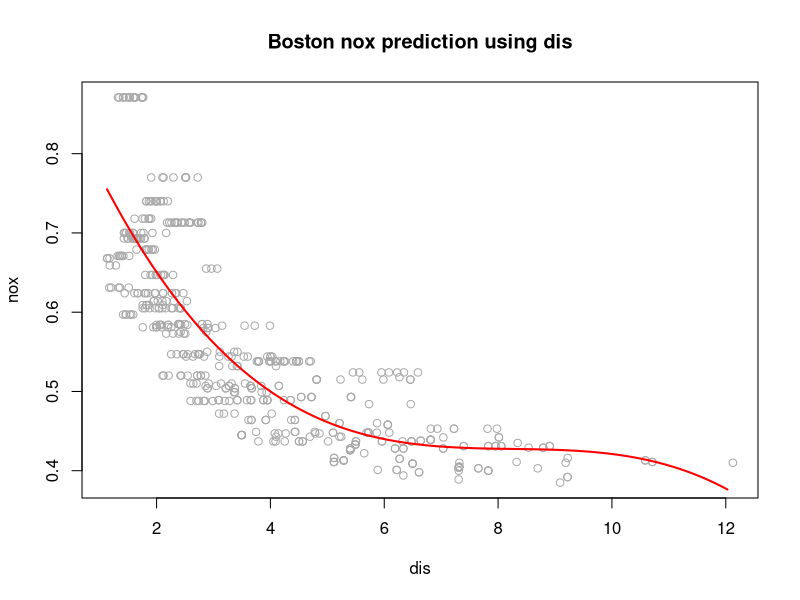
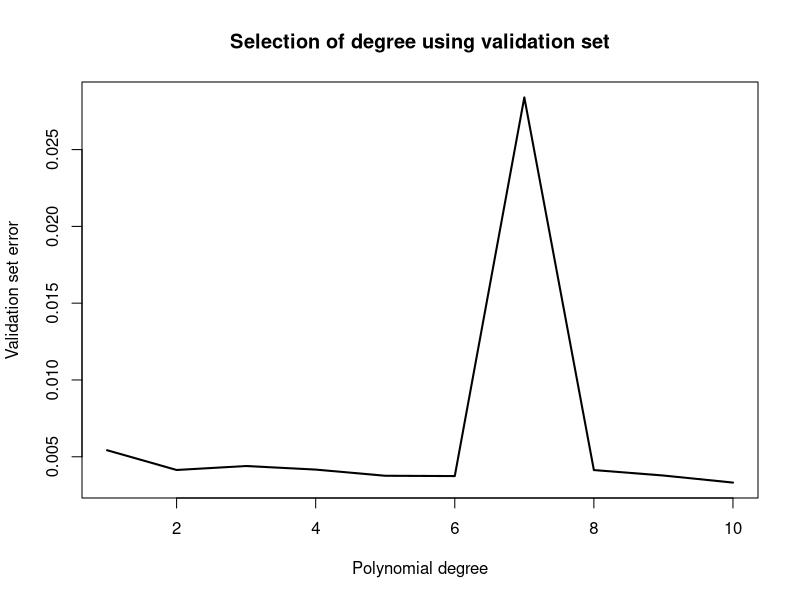
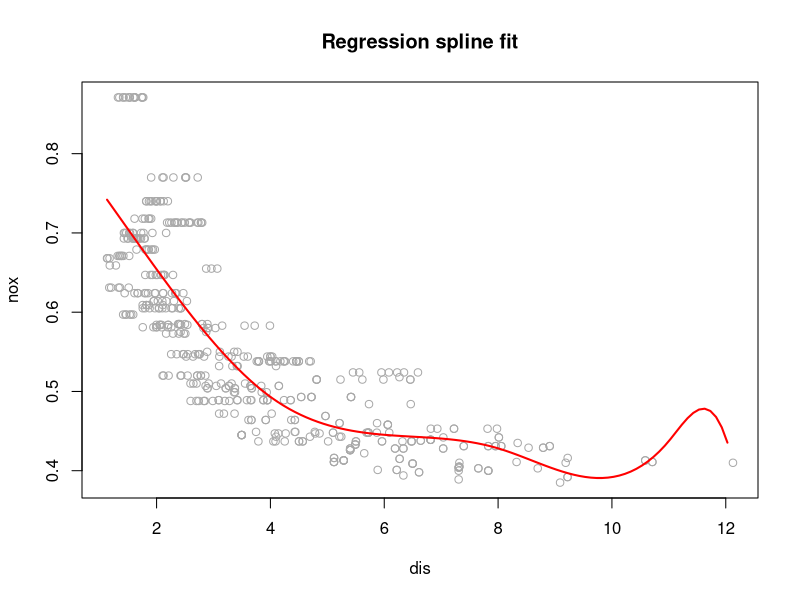
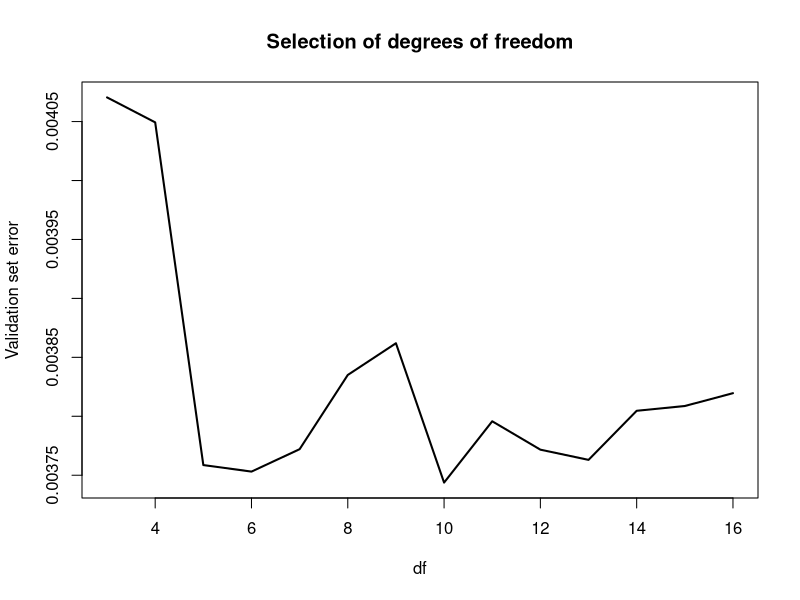

These figures' R source, in order:
library(ggplot2)
library(splines)
library(MASS)
# library(boost)

attach(Boston)

##########
# part a #
##########

lm.fit = lm(nox ~ poly(dis, 3), data = Boston)
summary(lm.fit)

# creation of a grid of values for prediction
dislim = range(dis)
dis.grid = seq(from = dislim[1], to = dislim[2], by = 0.1)

# prediction & plotting
lm.pred = predict(lm.fit, list(dis = dis.grid))
pdf("parta.pdf")
plot(nox ~ dis, data = Boston, col = "darkgrey",main="Boston nox prediction using dis") 
lines(dis.grid, lm.pred, col = "red", lwd = 2)
dev.off()

##########
# part b #
##########

all.rss = rep(NA, 10)
for (i in 1:10) {
    lm.fit = lm(nox ~ poly(dis, i), data = Boston)
    all.rss[i] = sum(lm.fit$residuals^2)
}

##########
# part c #
##########

dim(Boston)
all.deltas <- rep(NA, 10)

## training using validation set (different seeds)
for (i in 1:10) {
    set.seed(i)
    train <- sample(506,334)
    lm.fit <- lm(nox~poly(dis, i,raw=TRUE), data = Boston, subset=train)
    all.deltas[i] <- mean((nox-predict(lm.fit,Boston))[-train]^2)
}
pdf("partc.pdf")
plot(1:10, all.deltas, xlab = "Polynomial degree", ylab = "Validation set error",
     main="Selection of degree using validation set", type = "l", pch = 20, lwd = 2)
dev.off()

##########
# part d #
##########

# range of values for dis, and selection of knots
range(Boston$dis)
k <- c(4,8,11)

# fitting model and plotting results
sp.fit <- lm(nox~bs(dis, df=4, knots=k), data=Boston)
summary(sp.fit)

sp.pred = predict(sp.fit, list(dis = dis.grid))
pdf("partd.pdf")
plot(nox ~ dis, data = Boston, col = "darkgrey", main="Regression spline fit")
lines(dis.grid, sp.pred, col = "red", lwd = 2)
dev.off()

##########
# part e #
##########

all.residuals = rep(NA, 16)

for (i in 3:16) {
    lm.fit = lm(nox ~ bs(dis, df = i), data = Boston)
    all.residuals[i] = sum(lm.fit$residuals^2)
}
all.residuals[-c(1, 2)]

##########
# part f #
##########

all.cv = rep(NA, 16)
set.seed(1)
train <- sample(506,334)
for (i in 3:16) {
    lm.fit = lm(nox ~ bs(dis, df = i), data = Boston,subset=train)
    all.cv[i] <- mean((nox-predict(lm.fit,Boston))[-train]^2)
}

pdf("plotf.pdf")
plot(3:16, all.cv[-c(1, 2)], lwd = 2, type = "l", xlab = "df", ylab = "Validation set error", main="Selection of degrees of freedom")
dev.off()
